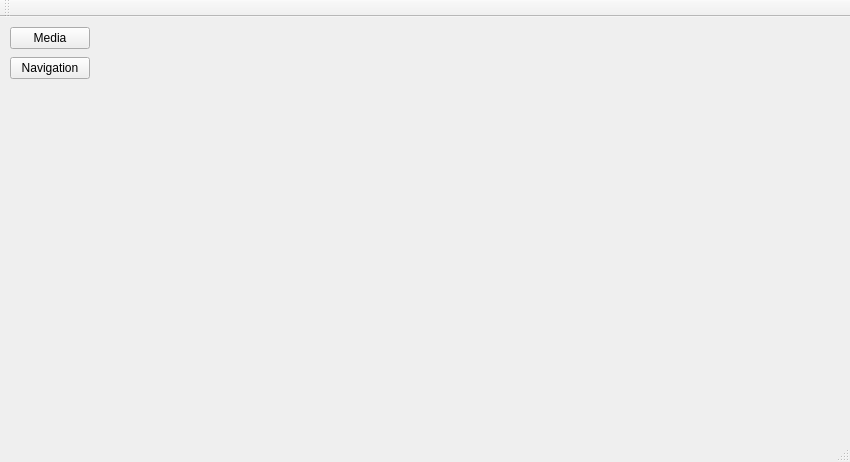
<?xml version="1.0" encoding="UTF-8"?>
<ui version="4.0">
 <class>MainWindow</class>
 <widget class="QMainWindow" name="MainWindow">
  <property name="geometry">
   <rect>
    <x>0</x>
    <y>0</y>
    <width>850</width>
    <height>462</height>
   </rect>
  </property>
  <property name="windowTitle">
   <string>MainWindow</string>
  </property>
  <widget class="QWidget" name="centralWidget">
   <widget class="QPushButton" name="btnMedia">
    <property name="geometry">
     <rect>
      <x>10</x>
      <y>10</y>
      <width>80</width>
      <height>22</height>
     </rect>
    </property>
    <property name="autoFillBackground">
     <bool>false</bool>
    </property>
    <property name="text">
     <string>Media</string>
    </property>
    <property name="checkable">
     <bool>true</bool>
    </property>
    <property name="checked">
     <bool>false</bool>
    </property>
    <property name="autoExclusive">
     <bool>false</bool>
    </property>
   </widget>
   <widget class="QPushButton" name="btnNavigation">
    <property name="geometry">
     <rect>
      <x>10</x>
      <y>40</y>
      <width>80</width>
      <height>22</height>
     </rect>
    </property>
    <property name="text">
     <string>Navigation</string>
    </property>
    <property name="checkable">
     <bool>true</bool>
    </property>
    <property name="autoExclusive">
     <bool>false</bool>
    </property>
   </widget>
  </widget>
  <widget class="QMenuBar" name="menuBar">
   <property name="geometry">
    <rect>
     <x>0</x>
     <y>0</y>
     <width>850</width>
     <height>19</height>
    </rect>
   </property>
  </widget>
  <widget class="QToolBar" name="mainToolBar">
   <attribute name="toolBarArea">
    <enum>TopToolBarArea</enum>
   </attribute>
   <attribute name="toolBarBreak">
    <bool>false</bool>
   </attribute>
  </widget>
  <widget class="QStatusBar" name="statusBar"/>
 </widget>
 <layoutdefault spacing="6" margin="11"/>
 <resources/>
 <connections/>
</ui>
